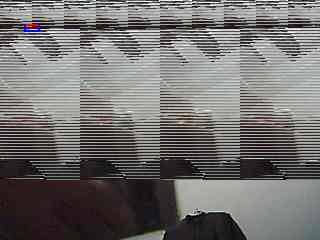
#> input picture IOT_Project_FYP_integeration/captures/intruder_1765206734.jpg, 320 x 240 px; its folder holds only this picture in this run
$ python simulate_quality.py
#> lines starting #> are read from the running program, lines starting #| are printed output that depends on the picture
import os
from PIL import Image
import glob

# 1. Find latest image
list_of_files = glob.glob('captures/*.jpg')
if not list_of_files:
    print("No images found in captures/ folder!")
    exit()

latest_file = max(list_of_files, key=os.path.getctime)
print(f"Using original image: {latest_file}")

img = Image.open(latest_file)
#> img is the input picture: PIL image 320x240 RGB; mean R, G, B 114.1, 112, 110.6
original_size = img.size
#> original_size = (320, 240)
print(f"Original Size: {original_size}")
#| Original Size: (320, 240)

# 2. Define resolutions to simulate
resolutions = [
    (96, 96, "AI_Input_Buffer"),      # Option 3 (Fastest)
    (160, 120, "QQVGA_Low_Quality"),  # Option 2 (Medium)
    (320, 240, "QVGA_Standard")       # Current (Slow)
]

# 3. Generate and Save
for w, h, label in resolutions:
    # Resize
    low_res = img.resize((w, h), Image.Resampling.NEAREST)

    # Save
    filename = f"captures/DEMO_{label}_{w}x{h}.jpg"
    low_res.save(filename)
    print(f"Created: {filename}")
#> this loop made 3 passes
#> pass 1, `low_res = img.resize((w, h), Image.Resampling.NEAREST)`:
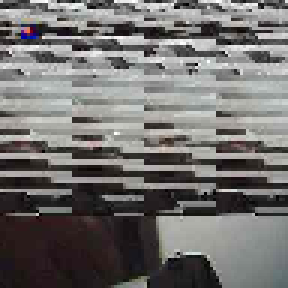
#> low_res: PIL image 96x96 RGB (shown 3 times larger); mean R, G, B 113.9, 111.9, 110.4
#> pass 2, `low_res = img.resize((w, h), Image.Resampling.NEAREST)`:
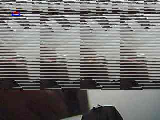
#> low_res: PIL image 160x120 RGB; mean R, G, B 114.1, 112.1, 110.6

print("\nDone! Check the 'captures' folder to compare quality.")

$ run again, on IOT_Project_FYP_integeration/captures/intruder_1765207162.jpg
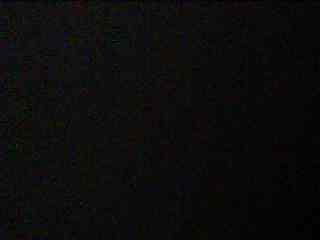
#> input picture IOT_Project_FYP_integeration/captures/intruder_1765207162.jpg, 320 x 240 px
#> img is the input picture: PIL image 320x240 RGB; mean R, G, B 12, 11.8, 11.6
#| Original Size: (320, 240)
#> the loop `for w, h, label in resolutions:` made 3 passes
#> pass 1, `low_res = img.resize((w, h), Image.Resampling.NEAREST)`:
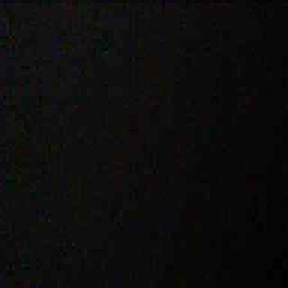
#> low_res: PIL image 96x96 RGB (shown 3 times larger); mean R, G, B 12, 11.8, 11.6

$ run again, on IOT_Project_FYP_integeration/captures/intruder_1765214814.jpg
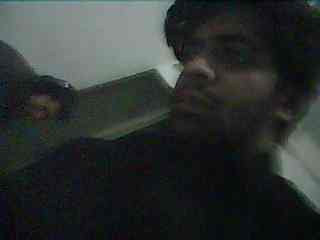
#> input picture IOT_Project_FYP_integeration/captures/intruder_1765214814.jpg, 320 x 240 px
#> img is the input picture: PIL image 320x240 RGB; mean R, G, B 46, 50.5, 49.3
#| Original Size: (320, 240)
#> the loop `for w, h, label in resolutions:` made 3 passes
#> pass 1, `low_res = img.resize((w, h), Image.Resampling.NEAREST)`:
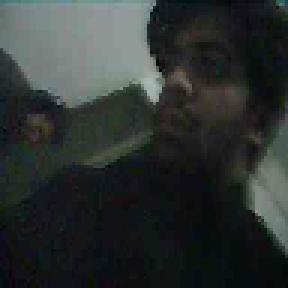
#> low_res: PIL image 96x96 RGB (shown 3 times larger); mean R, G, B 46, 50.6, 49.4

$ run again, on IOT_Project_FYP_integeration/captures/intruder_1765646451.jpg
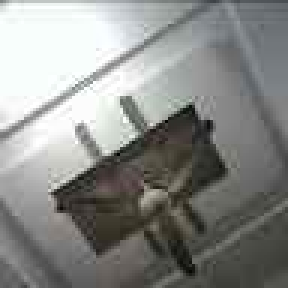
#> input picture IOT_Project_FYP_integeration/captures/intruder_1765646451.jpg, 96 x 96 px (shown 3 times larger)
#> img is the input picture: PIL image 96x96 RGB; mean R, G, B 137.5, 138.7, 135.9
#| Original Size: (96, 96)
#> the loop `for w, h, label in resolutions:` made 3 passes
#> pass 2, `low_res = img.resize((w, h), Image.Resampling.NEAREST)`:
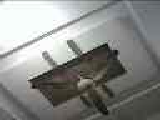
#> low_res: PIL image 160x120 RGB; mean R, G, B 137.7, 138.9, 136.1
#> pass 3, `low_res = img.resize((w, h), Image.Resampling.NEAREST)`:
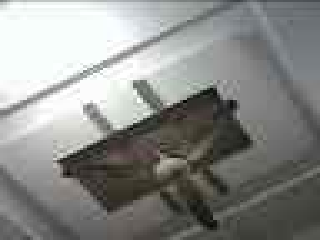
#> low_res: PIL image 320x240 RGB; mean R, G, B 137.7, 138.9, 136.1
